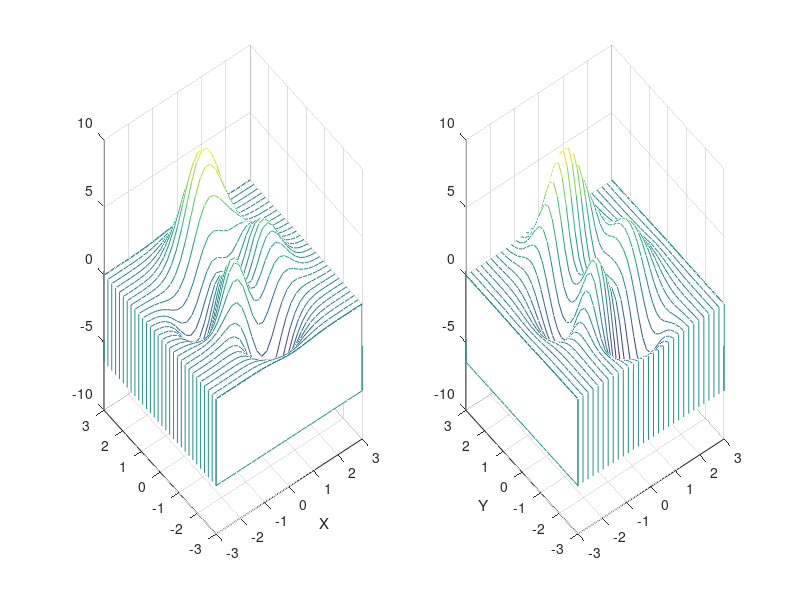

This figure's MATLAB source:
clear all;clc;
[X,Y,Z]=peaks(30);
figure('color',[1,1,1]);
subplot(121);
waterfall(X,Y,Z);
xlabel('X');
subplot(122);
waterfall(X',Y',Z');
ylabel('Y');